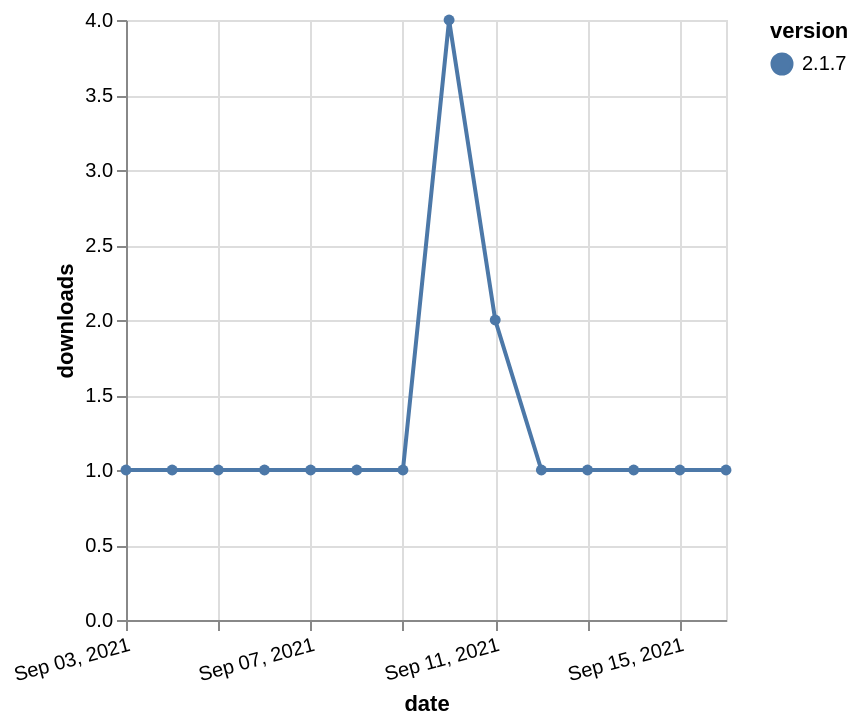

Express this chart as Vega-Lite.
### Vega-Lite specification from a JSON file in a GitHub repository (floating-point values rounded to 4 significant figures)
{"$schema": "https://vega.github.io/schema/vega-lite/v5.json", "description": "A simple bar chart with embedded data.", "data": {"values": [{"date": "2021-09-03", "total": 443, "delta": 1, "version": "2.1.7"}, {"date": "2021-09-04", "total": 444, "delta": 1, "version": "2.1.7"}, {"date": "2021-09-05", "total": 445, "delta": 1, "version": "2.1.7"}, {"date": "2021-09-06", "total": 446, "delta": 1, "version": "2.1.7"}, {"date": "2021-09-07", "total": 447, "delta": 1, "version": "2.1.7"}, {"date": "2021-09-08", "total": 448, "delta": 1, "version": "2.1.7"}, {"date": "2021-09-09", "total": 449, "delta": 1, "version": "2.1.7"}, {"date": "2021-09-10", "total": 453, "delta": 4, "version": "2.1.7"}, {"date": "2021-09-11", "total": 455, "delta": 2, "version": "2.1.7"}, {"date": "2021-09-12", "total": 456, "delta": 1, "version": "2.1.7"}, {"date": "2021-09-13", "total": 457, "delta": 1, "version": "2.1.7"}, {"date": "2021-09-14", "total": 458, "delta": 1, "version": "2.1.7"}, {"date": "2021-09-15", "total": 459, "delta": 1, "version": "2.1.7"}, {"date": "2021-09-16", "total": 460, "delta": 1, "version": "2.1.7"}]}, "width": "container", "mark": {"type": "line", "point": {"filled": true}}, "encoding": {"x": {"field": "date", "type": "temporal", "timeUnit": "yearmonthdate", "title": "date", "axis": {"labelAngle": -15}}, "y": {"field": "delta", "type": "quantitative", "title": "downloads"}, "color": {"field": "version", "type": "nominal"}, "tooltip": {"field": "delta"}}}
